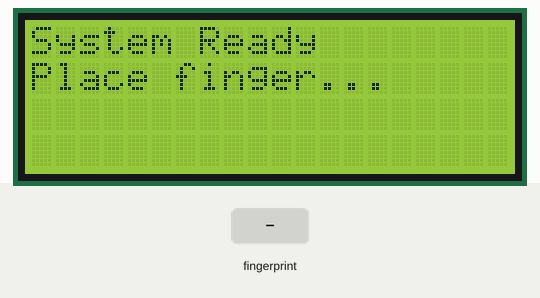
The sketch below on a simulated ESP32. Parts: 20×4 character LCD. The test bench sets the inputs (shaded band). WiFi joins after 1.5 s; servers stay silent unless stated; uploads are accepted with an empty reply; what the sketch prints to the serial monitor is not drawn.

Above: at 1.7 s.
4.9 s: finger stored as number 1 placed on the sensor
At 6.4 s:
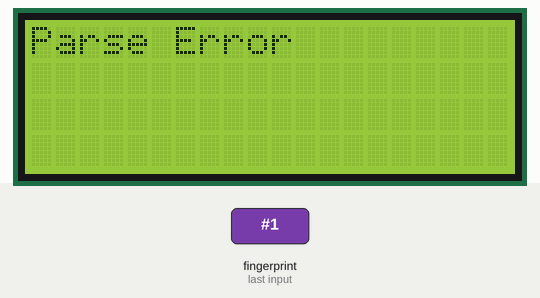
At 9.4 s:
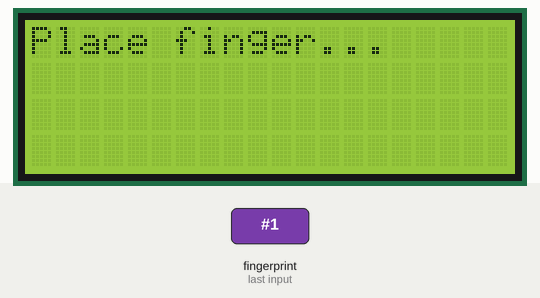
Timing chart, 0 to 10.9 s (numbered marks = the images above; inputs shaded):
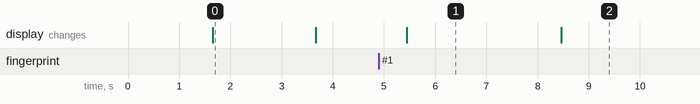

The sketch:

ESP32_Reference_Code.ino
```cpp
/*
 * ESP32 Library Attendance System - Example Code
 *
 * This is a reference implementation for ESP32 with R307S fingerprint sensor
 * and 20x4 LCD display for the Library Smart Biometric Attendance System.
 *
 * Hardware Requirements:
 * - ESP32 Development Board
 * - R307S Fingerprint Sensor
 * - 20x4 LCD Display (I2C)
 * - Connecting wires
 *
 * Libraries Required:
 * - WiFi.h (built-in)
 * - HTTPClient.h (built-in)
 * - Adafruit_Fingerprint.h
 * - LiquidCrystal_I2C.h
 * - ArduinoJson.h
 */

#include <WiFi.h>
#include <HTTPClient.h>
#include <ArduinoJson.h>
#include <Adafruit_Fingerprint.h>
#include <LiquidCrystal_I2C.h>

// WiFi Configuration
const char* ssid = "YOUR_WIFI_SSID";
const char* password = "YOUR_WIFI_PASSWORD";

// Server Configuration
const char* serverIP = "192.168.1.100";  // Replace with your server IP
const int serverPort = 5000;
const char* apiEndpoint = "/api/attendance";

// Hardware Serial for R307S (adjust pins as needed)
HardwareSerial mySerial(2); // Use Serial2 (GPIO16=RX, GPIO17=TX)
Adafruit_Fingerprint finger = Adafruit_Fingerprint(&mySerial);

// LCD Configuration (I2C address 0x27, 20 columns, 4 rows)
LiquidCrystal_I2C lcd(0x27, 20, 4);

void setup() {
  Serial.begin(115200);

  // Initialize LCD
  lcd.init();
  lcd.backlight();
  lcd.clear();
  lcd.setCursor(0, 0);
  lcd.print("Library Attendance");
  lcd.setCursor(0, 1);
  lcd.print("System Starting...");

  // Initialize fingerprint sensor
  mySerial.begin(57600);
  if (finger.verifyPassword()) {
    Serial.println("Fingerprint sensor found!");
    lcd.setCursor(0, 2);
    lcd.print("Sensor: OK");
  } else {
    Serial.println("Fingerprint sensor not found!");
    lcd.setCursor(0, 2);
    lcd.print("Sensor: ERROR");
    while (1) { delay(1); }
  }

  // Connect to WiFi
  WiFi.begin(ssid, password);
  lcd.setCursor(0, 3);
  lcd.print("Connecting WiFi...");

  while (WiFi.status() != WL_CONNECTED) {
    delay(500);
    Serial.print(".");
  }

  Serial.println("\nWiFi connected!");
  Serial.print("IP address: ");
  Serial.println(WiFi.localIP());

  lcd.clear();
  lcd.setCursor(0, 0);
  lcd.print("System Ready");
  lcd.setCursor(0, 1);
  lcd.print("Place finger...");

  delay(2000);
  lcd.clear();
}

void loop() {
  // Wait for fingerprint
  int fingerId = getFingerprintID();

  if (fingerId > 0) {
    // Valid fingerprint detected
    Serial.print("Fingerprint ID: ");
    Serial.println(fingerId);

    // Send to server
    sendAttendanceToServer(fingerId);

    // Wait before next scan
    delay(3000);

    lcd.clear();
    lcd.setCursor(0, 0);
    lcd.print("Place finger...");
  }

  delay(50);
}

int getFingerprintID() {
  uint8_t p = finger.getImage();

  if (p != FINGERPRINT_OK) return -1;

  p = finger.image2Tz();
  if (p != FINGERPRINT_OK) return -1;

  p = finger.fingerFastSearch();
  if (p != FINGERPRINT_OK) return -1;

  // Found a match!
  return finger.fingerID;
}

void sendAttendanceToServer(int fingerId) {
  if (WiFi.status() == WL_CONNECTED) {
    HTTPClient http;

    // Construct URL
    String url = "http://" + String(serverIP) + ":" + String(serverPort) + String(apiEndpoint);

    http.begin(url);
    http.addHeader("Content-Type", "application/json");

    // Create JSON payload
    StaticJsonDocument<200> doc;
    doc["finger_id"] = fingerId;
    doc["scanner_ip"] = WiFi.localIP().toString();

    String jsonPayload;
    serializeJson(doc, jsonPayload);

    Serial.println("Sending: " + jsonPayload);

    // Send POST request
    int httpResponseCode = http.POST(jsonPayload);

    if (httpResponseCode > 0) {
      String response = http.getString();
      Serial.println("Response: " + response);

      // Parse JSON response
      StaticJsonDocument<512> responseDoc;
      DeserializationError error = deserializeJson(responseDoc, response);

      if (!error) {
        const char* status = responseDoc["status"];
        const char* name = responseDoc["student"]["name"];
        const char* usn = responseDoc["student"]["usn"];
        const char* loginTime = responseDoc["login_time"];
        const char* logoutTime = responseDoc["logout_time"];

        // Display on LCD
        displayOnLCD(status, name, usn, loginTime, logoutTime);
      } else {
        lcd.clear();
        lcd.setCursor(0, 0);
        lcd.print("Parse Error");
      }
    } else {
      Serial.print("Error code: ");
      Serial.println(httpResponseCode);

      lcd.clear();
      lcd.setCursor(0, 0);
      lcd.print("Server Error");
      lcd.setCursor(0, 1);
      lcd.print("Code: ");
      lcd.print(httpResponseCode);
    }

    http.end();
  } else {
    Serial.println("WiFi not connected");
    lcd.clear();
    lcd.setCursor(0, 0);
    lcd.print("WiFi Error");
  }
}

void displayOnLCD(const char* status, const char* name, const char* usn,
                  const char* loginTime, const char* logoutTime) {
  lcd.clear();

  if (strcmp(status, "login") == 0) {
    // Login display
    lcd.setCursor(0, 0);
    lcd.print("LIBRARY ENTRY");

    lcd.setCursor(0, 1);
    lcd.print("Name: ");
    lcd.print(name);

    lcd.setCursor(0, 2);
    lcd.print("USN: ");
    lcd.print(usn);

    lcd.setCursor(0, 3);
    lcd.print("IN: ");
    // Extract time from ISO string (simplified)
    String timeStr = String(loginTime);
    int tIndex = timeStr.indexOf('T');
    if (tIndex > 0) {
      String time = timeStr.substring(tIndex + 1, tIndex + 6);
      lcd.print(time);
    }
  } else {
    // Logout display
    lcd.setCursor(0, 0);
    lcd.print("LIBRARY EXIT");

    lcd.setCursor(0, 1);
    lcd.print("Name: ");
    lcd.print(name);

    lcd.setCursor(0, 2);
    lcd.print("USN: ");
    lcd.print(usn);

    lcd.setCursor(0, 3);
    lcd.print("OUT: ");
    // Extract time from ISO string (simplified)
    String timeStr = String(logoutTime);
    int tIndex = timeStr.indexOf('T');
    if (tIndex > 0) {
      String time = timeStr.substring(tIndex + 1, tIndex + 6);
      lcd.print(time);
    }
  }
}

/*
 * FINGERPRINT ENROLLMENT SKETCH
 *
 * Use this separate sketch to enroll fingerprints and get template IDs.
 * Upload this sketch first to enroll all students, note their IDs,
 * then upload the main sketch above.
 *
 * You can find enrollment examples in:
 * File -> Examples -> Adafruit Fingerprint Sensor Library -> enroll
 *
 * Steps:
 * 1. Upload enrollment sketch
 * 2. Open Serial Monitor
 * 3. Follow prompts to enroll fingerprints
 * 4. Note the ID assigned to each student
 * 5. Register student in web app with same Finger ID
 * 6. Upload main attendance sketch
 */
```

Measured:
- after the input at 4.9 s, the display: changes after 0.55 s (image 1)
- what the display in image 0 shows lasts 2.0 s, from 1.7 s to 3.7 s
- what the display in image 1 shows lasts 3.1 s, from 5.4 s to 8.5 s
